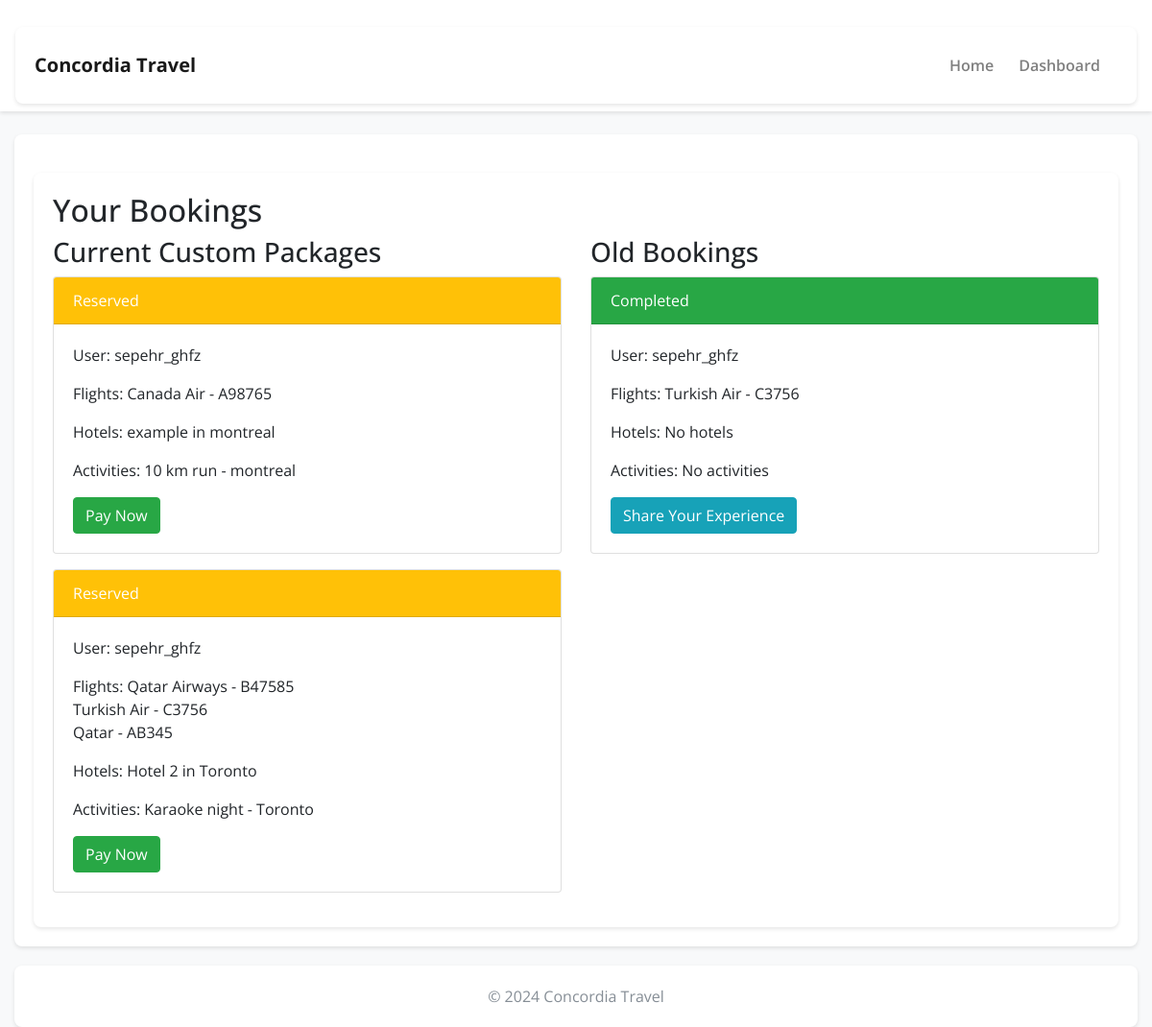
The app's page /booking/view_bookings/ (signed in), older data.
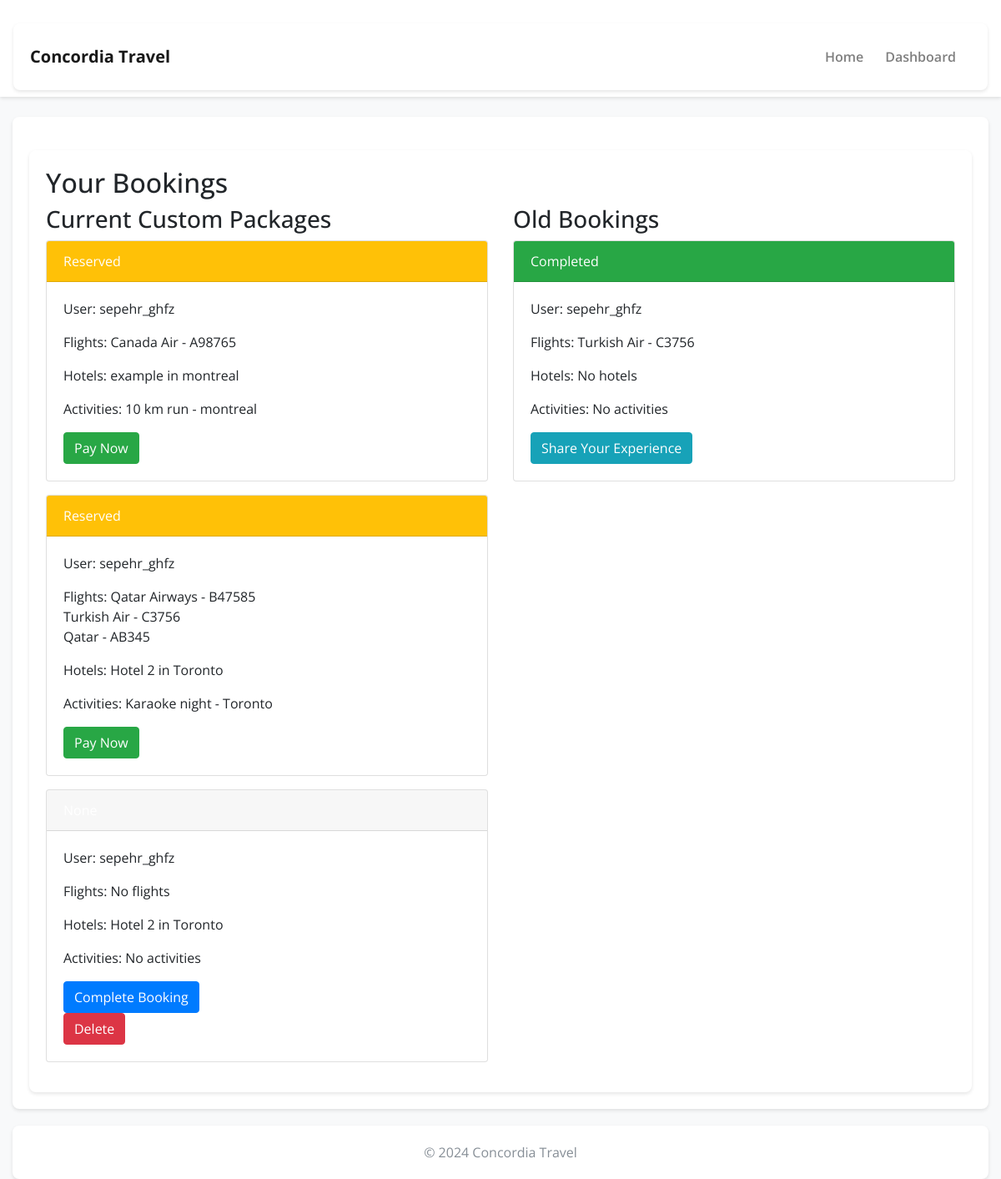
The same page, newer data.
### booking/models.py (models this page shows, shortened)
class Booking(models.Model):
    STATUS_CHOICES = [
        ('none', 'None'),
        ('reserved', 'Reserved'),
        ('paid', 'Paid'),
    ]
    user = models.ForeignKey(User, on_delete=models.CASCADE)
    custom_package = models.ForeignKey(CustomPackage, on_delete=models.CASCADE)
    status = models.CharField(max_length=10, choices=STATUS_CHOICES, default='none')
    reserved_until = models.DateTimeField(null=True, blank=True)  # Add this field to track reservation expiration
    tracking_id = models.CharField(max_length=64, editable=False, null=True)
    def __str__(self):
        return f"{self.user.username}'s booking for package {self.custom_package.id} - Status: {self.get_status_display()}"

### packages/models.py (models this page shows, shortened)
class Flight(models.Model):
    flight_number = models.CharField(max_length=10)
    airline = models.CharField(max_length=100)
    departure_city = models.CharField(max_length=100)
    arrival_city = models.CharField(max_length=100)
    departure_time = models.DateTimeField()
    duration = models.DurationField()
    price = models.DecimalField(max_digits=10, decimal_places=2)
    description = models.TextField(blank=True, null=True)  # Allows for an optional description

class Hotel(models.Model):
    name = models.CharField(max_length=100)
    city = models.TextField(max_length=100)
    phone_number = models.CharField(max_length=15)
    price = models.DecimalField(max_digits=10, decimal_places=2)
    description = models.TextField(blank=True, null=True)  # Allows for an optional description

class Activity(models.Model):
    name = models.CharField(max_length=100)
    location = models.CharField(max_length=100)
    type = models.CharField(max_length=50)  # E.g., sightseeing, hiking, etc.
    start_time = models.DateTimeField()
    duration = models.DurationField()
    price = models.DecimalField(max_digits=10, decimal_places=2)
    description = models.TextField(blank=True, null=True)  # Allows for an optional description

### booking/views.py (the view)
# urls.py: path('view_bookings/', views.view_bookings, name='view_bookings'),
@login_required
def view_bookings(request):
    current_bookings = Booking.objects.filter(
        user=request.user,
        status__in=['none', 'reserved']
    ).exclude(
        reserved_until__lt=timezone.now()
    )
    old_bookings = Booking.objects.filter(user=request.user, status='paid')
    context = {
        'current_bookings': current_bookings,
        'old_bookings': old_bookings,
    }
    print(context)
    return render(request, 'booking/view_bookings.html', context)

### booking/templates/booking/view_bookings.html (shortened to what the changed rows need)
{% extends 'booking/base.html' %}
{% load tz %}
{% block content %}
<div class="container">
    <h2>Your Bookings</h2>
    <div class="row">
        <div class="col-md-6">
            {% for booking in current_bookings %}
                <div class="card mb-3">
                    <div class="card-header {% if booking.status == 'reserved' %}bg-warning{% endif %} text-white">
                        {{ booking.get_status_display }}
                    </div>
                    <div class="card-body">
                        <p>User: {{ booking.user.username }}</p>
                        <p>Flights:
                            {% for flight in booking.custom_package.flights.all %}
                                {{ flight.airline }} - {{ flight.flight_number }}<br>
                            {% empty %}
                                No flights
                            {% endfor %}
                        </p>
                        <p>Hotels:
                            {% for hotel in booking.custom_package.hotels.all %}
                                {{ hotel.name }} in {{ hotel.city }}<br>
                            {% empty %}
                                No hotels
                            {% endfor %}
                        </p>
                        <p>Activities:
                            {% for activity in booking.custom_package.activities.all %}
                                {{ activity.name }} - {{ activity.location }}<br>
                            {% empty %}
                                No activities
                            {% endfor %}
                        </p>
                        {% if booking.status == 'reserved' %}
                            <a href="{% url 'checkout' booking.id %}" class="btn btn-success">Pay Now</a>
                        {% elif booking.status == 'none' %}
                            <form method="post" action="{% url 'complete_booking' booking.custom_package.id %}">
                                <input type="submit" value="Complete Booking" class="btn btn-primary">
                            </form>
                            <form method="post" action="{% url 'delete_booking' booking.id %}">
                                <button type="submit" class="btn btn-danger" onclick="return confirm('Are you sure you want to delete this booking?');">Delete</button>
                            </form>
                        {% endif %}
                    </div>
                </div>
            {% empty %}
                <p>No current custom packages.</p>
            {% endfor %}
        </div>
        <div class="col-md-6">
            {% for booking in old_bookings %}
                <div class="card mb-3">
                    <div class="card-header bg-success text-white">Completed</div>
                    <div class="card-body">
                        <p>User: {{ booking.user.username }}</p>
                        <p>Flights:
                            {% for flight in booking.custom_package.flights.all %}
                                {{ flight.airline }} - {{ flight.flight_number }}<br>
                            {% empty %}
                                No flights
                            {% endfor %}
                        </p>
                        <p>Hotels:
                            {% for hotel in booking.custom_package.hotels.all %}
                                {{ hotel.name }} in {{ hotel.city }}<br>
                            {% empty %}
                                No hotels
                            {% endfor %}
                        </p>
                        <p>Activities:
                            {% for activity in booking.custom_package.activities.all %}
                                {{ activity.name }} - {{ activity.location }}<br>
                            {% empty %}
                                No activities
                            {% endfor %}
                        </p>
                        <a href="{% url 'share_your_experience' %}" class="btn btn-info">Share Your Experience</a>
                    </div>
                </div>
            {% empty %}
                <p>No old bookings.</p>
            {% endfor %}
        </div>
    </div>
</div>
{% endblock %}

Row changes from the older to the newer data that the page shows:
added Booking: user.username "sepehr_ghfz", status "none" (drawn), Hotel (name "Hotel 2", city "Toronto"), shown under "Current Custom Packages"
